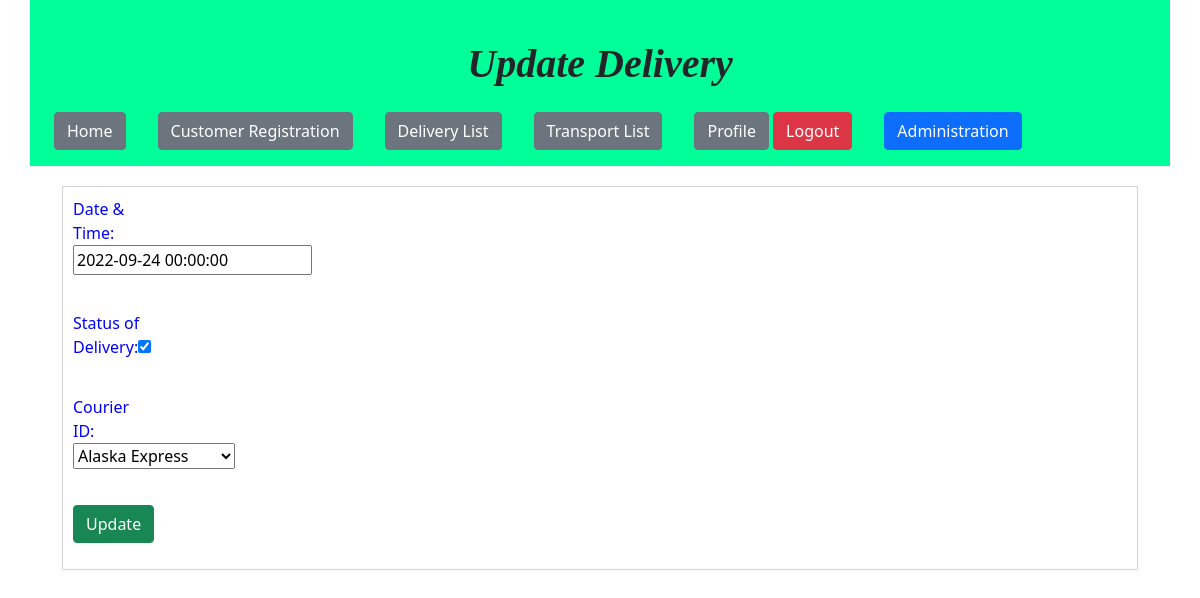
Screenshot of /affairs/delivery/update/1 (signed in) with the database file from the repository.
### affairs/models.py (models this page shows)
class DeliveryModel(models.Model):
    dateTime = models.DateTimeField()
    isSuccessfull = models.BooleanField(default= False)
    courierId = models.ForeignKey("CourierModel",on_delete=models.PROTECT)

class CourierModel(models.Model):
    courierId = models.IntegerField(primary_key=True)
    cName = models.CharField(max_length=100)
    capacity = models.IntegerField()
    def __str__(self):
        return self.cName

### affairs/views.py (the view)
# urls.py: path('delivery/update/<int:id>',views.DeliveryUpdateView),
@login_required
def DeliveryUpdateView(request,id):
    dInstance = DeliveryModel.objects.get(pk=id)
    if request.method == 'POST':
        deliveryForm = DeliveryForm(request.POST,instance=dInstance)
        if deliveryForm.is_valid:
            deliveryForm.save()
            return HttpResponseRedirect(reverse(views.DeliveryListView))
    else:
        deliveryForm = DeliveryForm(instance=dInstance)
    context = {
        'dForm': deliveryForm
    }
    return render(request,'affairs/DeliveryUpdate.html',context)

### affairs/forms.py
class DeliveryForm(forms.ModelForm):
    class Meta:
        model = DeliveryModel
        fields = '__all__'

### affairs/templates/affairs/DeliveryUpdate.html (shortened to what this page needs)
{% extends "affairs/layout.html" %}
{% load static %}
{% block titlepage %}  Update Delivery {% endblock %}
{% block mainContent %}
    <form action="" method="POSt" enctype="multipart/form-data">
        <div class="mainborder">
            <div class="row">
              <div class="col-md-6">
                <p class="mylable">Date & Time:{{dForm.dateTime}}</p>
                <p class="mylable">Status of Delivery:{{dForm.isSuccessfull}}</p>
                <p class="mylable">Courier ID:{{dForm.courierId}}</p>
                <p><button type="submit" class="btn btn-success">Update</button></p>
              </div>
            </div>
        </div>
    </form>
{% endblock %}

### affairs/static/affairs/css/style.css (style rules this page uses)
body { font-family: Vazir; }
.mainborder { border: 1px solid lightgray; margin: 20px; }
p { padding: 10px; }
.mylable { color: blue; width: 100px; }

### rows the page displays
DeliveryModel: dateTime "2022-09-24 00:00:00", isSuccessfull "☑"
CourierModel: courierId "Alaska Express"
